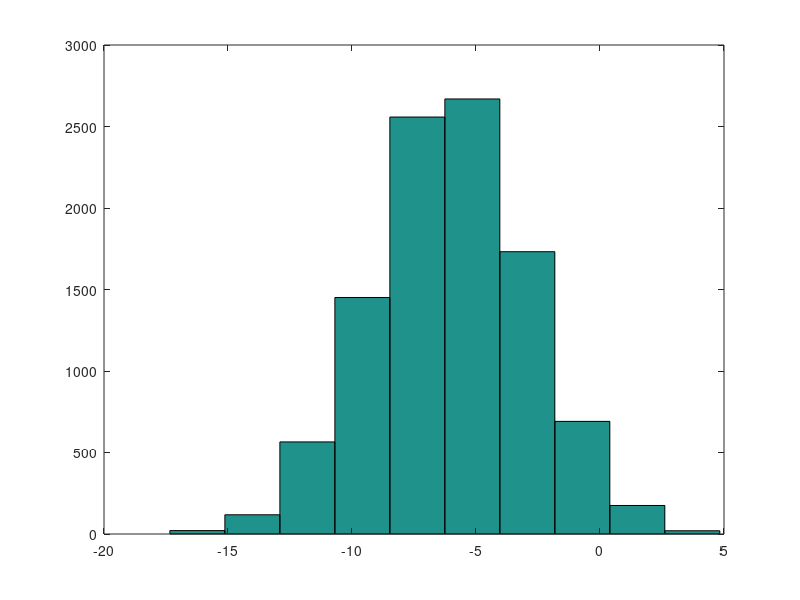

This chart was generated by the following MATLAB code:
1 + 1 % 2

1 == 2 % equal

1 ~= 2 % not equal

1 && 2 % AND

1 || 2 % OR
 
1 + 2; % semi-colon supresses output

a = pi
a


disp(a) % print a's value
disp(sprintf('2 decimals: %0.6f', a));

% matrix
A = [1,2; 3,4; 5,6]

V = [1,2,3] % 1 by 3 row vector 

V2 = [1;2;3] % 3 by 1 vector

V3 = 1:0.1:2 % 1 by 11 row vector, starts at 1, increments by 0.1, ends at 2

ones(2,3) % 2 by 3 matrix of 1's

2 * ones(2,3) % 2 by 3 matrix of 2's

zeros(1,3) % 1 by 3 matrix of 0's

rand(3,3) % 3 by 3 matrix of rand nums from the normal distribution (0-1)

randn(1,3) % values from the gaussian distribution

w = -6 + sqrt(10) * (randn(1,10000));
hist(w)

eye(4) % 4 by 4 identity matrix

help eye % documentation for the eye function
